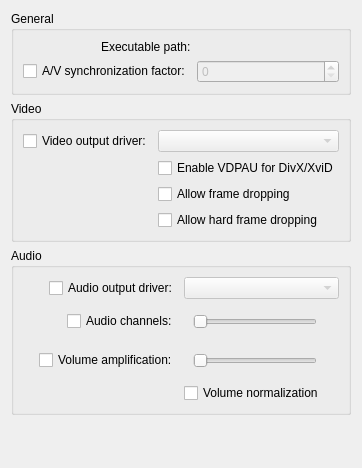
<?xml version="1.0" encoding="UTF-8"?>
<ui version="4.0">
 <class>MPlayerConfigWidget</class>
 <widget class="QWidget" name="MPlayerConfigWidget">
  <property name="geometry">
   <rect>
    <x>0</x>
    <y>0</y>
    <width>325</width>
    <height>468</height>
   </rect>
  </property>
  <layout class="QVBoxLayout" name="verticalLayout">
   <property name="sizeConstraint">
    <enum>QLayout::SetMinimumSize</enum>
   </property>
   <item>
    <widget class="QGroupBox" name="grpGeneral">
     <property name="title">
      <string>General</string>
     </property>
     <layout class="QGridLayout" name="gridLayout" columnstretch="1,1">
      <item row="0" column="1">
       <widget class="KUrlRequester" name="kcfg_executablePath"/>
      </item>
      <item row="0" column="0" alignment="Qt::AlignRight|Qt::AlignVCenter">
       <widget class="QLabel" name="label">
        <property name="text">
         <string>Executable path:</string>
        </property>
       </widget>
      </item>
      <item row="1" column="1">
       <widget class="QSpinBox" name="kcfg_autoSyncFactor">
        <property name="enabled">
         <bool>false</bool>
        </property>
       </widget>
      </item>
      <item row="1" column="0" alignment="Qt::AlignRight|Qt::AlignVCenter">
       <widget class="QCheckBox" name="kcfg_autoSyncEnabled">
        <property name="text">
         <string>A/V synchronization factor:</string>
        </property>
       </widget>
      </item>
     </layout>
    </widget>
   </item>
   <item>
    <widget class="QGroupBox" name="grpVideo">
     <property name="title">
      <string>Video</string>
     </property>
     <layout class="QGridLayout" name="gridLayout_2" columnstretch="1,1">
      <item row="0" column="1">
       <widget class="QComboBox" name="kcfg_videoOutput">
        <property name="enabled">
         <bool>false</bool>
        </property>
       </widget>
      </item>
      <item row="0" column="0" alignment="Qt::AlignRight|Qt::AlignVCenter">
       <widget class="QCheckBox" name="kcfg_videoOutputEnabled">
        <property name="text">
         <string>Video output driver:</string>
        </property>
       </widget>
      </item>
      <item row="1" column="1">
       <widget class="QCheckBox" name="kcfg_vdpau">
        <property name="text">
         <string>Enable VDPAU for DivX/XviD</string>
        </property>
       </widget>
      </item>
      <item row="2" column="1">
       <widget class="QCheckBox" name="kcfg_frameDropping">
        <property name="text">
         <string>Allow frame dropping</string>
        </property>
       </widget>
      </item>
      <item row="3" column="1">
       <widget class="QCheckBox" name="kcfg_hardFrameDropping">
        <property name="text">
         <string>Allow hard frame dropping</string>
        </property>
       </widget>
      </item>
     </layout>
    </widget>
   </item>
   <item>
    <widget class="QGroupBox" name="grpAudio">
     <property name="title">
      <string>Audio</string>
     </property>
     <layout class="QGridLayout" name="gridLayout_3" columnstretch="1,1">
      <item row="0" column="0" alignment="Qt::AlignRight|Qt::AlignVCenter">
       <widget class="QCheckBox" name="kcfg_audioOutputEnabled">
        <property name="text">
         <string>Audio output driver:</string>
        </property>
       </widget>
      </item>
      <item row="1" column="0" alignment="Qt::AlignRight|Qt::AlignVCenter">
       <widget class="QCheckBox" name="kcfg_audioChannelsEnabled">
        <property name="text">
         <string>Audio channels:</string>
        </property>
       </widget>
      </item>
      <item row="2" column="0" alignment="Qt::AlignRight|Qt::AlignVCenter">
       <widget class="QCheckBox" name="kcfg_volumeAmplificationEnabled">
        <property name="text">
         <string>Volume amplification:</string>
        </property>
       </widget>
      </item>
      <item row="2" column="1">
       <widget class="QWidget" name="widget" native="true">
        <layout class="QHBoxLayout" name="horizontalLayout">
         <item>
          <widget class="QSlider" name="kcfg_volumeAmplification">
           <property name="enabled">
            <bool>false</bool>
           </property>
           <property name="minimum">
            <number>100</number>
           </property>
           <property name="maximum">
            <number>600</number>
           </property>
           <property name="singleStep">
            <number>10</number>
           </property>
           <property name="pageStep">
            <number>50</number>
           </property>
           <property name="orientation">
            <enum>Qt::Horizontal</enum>
           </property>
          </widget>
         </item>
         <item>
          <widget class="QLabel" name="m_volumeAmplificationLabel">
          </widget>
         </item>
        </layout>
       </widget>
      </item>
      <item row="1" column="1">
       <widget class="QWidget" name="widget_2" native="true">
        <layout class="QHBoxLayout" name="horizontalLayout_2">
         <item>
          <widget class="QSlider" name="kcfg_audioChannels">
           <property name="enabled">
            <bool>false</bool>
           </property>
           <property name="minimum">
            <number>1</number>
           </property>
           <property name="maximum">
            <number>6</number>
           </property>
           <property name="orientation">
            <enum>Qt::Horizontal</enum>
           </property>
          </widget>
         </item>
         <item>
          <widget class="QLabel" name="m_audioChannelsLabel">
          </widget>
         </item>
        </layout>
       </widget>
      </item>
      <item row="0" column="1">
       <widget class="QComboBox" name="kcfg_audioOutput">
        <property name="enabled">
         <bool>false</bool>
        </property>
       </widget>
      </item>
      <item row="3" column="1">
       <widget class="QCheckBox" name="kcfg_volumeNormalization">
        <property name="text">
         <string>Volume normalization</string>
        </property>
       </widget>
      </item>
     </layout>
    </widget>
   </item>
   <item>
    <spacer name="spacer">
     <property name="orientation">
      <enum>Qt::Vertical</enum>
     </property>
     <property name="sizeHint" stdset="0">
      <size>
       <width>20</width>
       <height>40</height>
      </size>
     </property>
    </spacer>
   </item>
  </layout>
 </widget>
 <customwidgets>
  <customwidget>
   <class>KUrlRequester</class>
   <extends>QWidget</extends>
   <header>kurlrequester.h</header>
  </customwidget>
 </customwidgets>
 <tabstops>
  <tabstop>kcfg_executablePath</tabstop>
  <tabstop>kcfg_autoSyncFactor</tabstop>
  <tabstop>kcfg_videoOutputEnabled</tabstop>
  <tabstop>kcfg_videoOutput</tabstop>
  <tabstop>kcfg_vdpau</tabstop>
  <tabstop>kcfg_frameDropping</tabstop>
  <tabstop>kcfg_hardFrameDropping</tabstop>
  <tabstop>kcfg_audioOutputEnabled</tabstop>
  <tabstop>kcfg_audioOutput</tabstop>
  <tabstop>kcfg_audioChannelsEnabled</tabstop>
  <tabstop>kcfg_volumeAmplificationEnabled</tabstop>
  <tabstop>kcfg_volumeNormalization</tabstop>
 </tabstops>
 <resources/>
 <connections>
  <connection>
   <sender>kcfg_videoOutputEnabled</sender>
   <signal>toggled(bool)</signal>
   <receiver>kcfg_videoOutput</receiver>
   <slot>setEnabled(bool)</slot>
   <hints>
    <hint type="sourcelabel">
     <x>197</x>
     <y>180</y>
    </hint>
    <hint type="destinationlabel">
     <x>310</x>
     <y>185</y>
    </hint>
   </hints>
  </connection>
  <connection>
   <sender>kcfg_audioOutputEnabled</sender>
   <signal>toggled(bool)</signal>
   <receiver>kcfg_audioOutput</receiver>
   <slot>setEnabled(bool)</slot>
   <hints>
    <hint type="sourcelabel">
     <x>158</x>
     <y>339</y>
    </hint>
    <hint type="destinationlabel">
     <x>310</x>
     <y>344</y>
    </hint>
   </hints>
  </connection>
  <connection>
   <sender>kcfg_audioChannelsEnabled</sender>
   <signal>toggled(bool)</signal>
   <receiver>kcfg_audioChannels</receiver>
   <slot>setEnabled(bool)</slot>
   <hints>
    <hint type="sourcelabel">
     <x>170</x>
     <y>371</y>
    </hint>
    <hint type="destinationlabel">
     <x>250</x>
     <y>370</y>
    </hint>
   </hints>
  </connection>
  <connection>
   <sender>kcfg_volumeAmplificationEnabled</sender>
   <signal>toggled(bool)</signal>
   <receiver>kcfg_volumeAmplification</receiver>
   <slot>setEnabled(bool)</slot>
   <hints>
    <hint type="sourcelabel">
     <x>149</x>
     <y>398</y>
    </hint>
    <hint type="destinationlabel">
     <x>250</x>
     <y>397</y>
    </hint>
   </hints>
  </connection>
  <connection>
   <sender>kcfg_audioChannels</sender>
   <signal>valueChanged(int)</signal>
   <receiver>m_audioChannelsLabel</receiver>
   <slot>setNum(int)</slot>
   <hints>
    <hint type="sourcelabel">
     <x>250</x>
     <y>370</y>
    </hint>
    <hint type="destinationlabel">
     <x>310</x>
     <y>371</y>
    </hint>
   </hints>
  </connection>
  <connection>
   <sender>kcfg_volumeAmplification</sender>
   <signal>valueChanged(int)</signal>
   <receiver>m_volumeAmplificationLabel</receiver>
   <slot>setNum(int)</slot>
   <hints>
    <hint type="sourcelabel">
     <x>250</x>
     <y>397</y>
    </hint>
    <hint type="destinationlabel">
     <x>310</x>
     <y>398</y>
    </hint>
   </hints>
  </connection>
  <connection>
   <sender>kcfg_autoSyncEnabled</sender>
   <signal>toggled(bool)</signal>
   <receiver>kcfg_autoSyncFactor</receiver>
   <slot>setEnabled(bool)</slot>
   <hints>
    <hint type="sourcelabel">
     <x>25</x>
     <y>88</y>
    </hint>
    <hint type="destinationlabel">
     <x>240</x>
     <y>93</y>
    </hint>
   </hints>
  </connection>
 </connections>
</ui>
